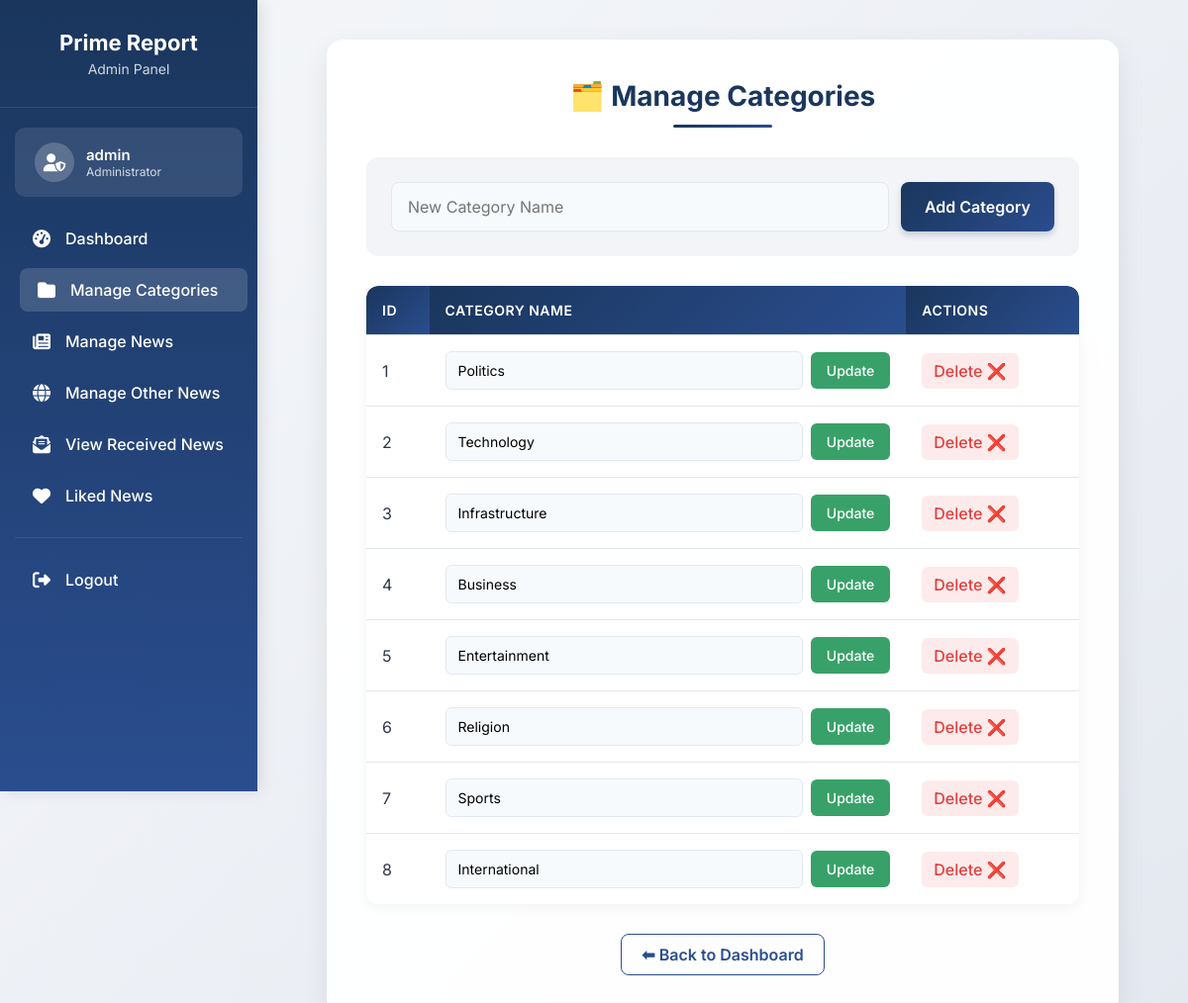
Page /code/admin_manage_categories.php (signed in) on the committed database.
### tables this page shows
CREATE TABLE `categories` (
  `id` int(11) NOT NULL,
  `name` varchar(100) NOT NULL,
  `created_at` timestamp NOT NULL DEFAULT current_timestamp()
);

### code/admin_manage_categories.php (the view, shortened to what this page needs)
<?php
include 'db_connect.php';
$admin_username = $_SESSION['admin_username'];
$categories = [];
$result = $conn->query("SELECT * FROM categories ORDER BY id ASC");
if ($result->num_rows > 0) {
    while ($row = $result->fetch_assoc()) {
        $categories[] = $row;
    }
}
?>
<!DOCTYPE html>
<html lang="en">
<head>
    <link rel="stylesheet" href="https://cdnjs.cloudflare.com/ajax/libs/font-awesome/6.4.0/css/all.min.css">
</head>
<body>
    <div class="side-panel" id="sidePanel">
        <div class="panel-header">
            <h3>Prime Report</h3>
            <p>Admin Panel</p>
        </div>
        <div class="admin-info">
            <div class="admin-avatar">
                <i class="fas fa-user-shield"></i>
            </div>
            <div class="admin-details">
                <div class="admin-name"><?= htmlspecialchars($admin_username) ?></div>
                <div class="admin-role">Administrator</div>
            </div>
        </div>
        <ul class="nav-menu">
            <li class="nav-item">
                <a href="admin_dashboard.php" class="nav-link">
                    <i class="fas fa-tachometer-alt"></i>
                    <span>Dashboard</span>
                </a>
            </li>
            <li class="nav-item">
                <a href="admin_manage_categories.php" class="nav-link active">
                    <i class="fas fa-folder"></i>
                    <span>Manage Categories</span>
                </a>
            </li>
            <li class="nav-item">
                <a href="admin_manage_news.php" class="nav-link">
                    <i class="fas fa-newspaper"></i>
                    <span>Manage News</span>
                </a>
            </li>
            <li class="nav-item">
                <a href="admin_manage_other_news.php" class="nav-link">
                    <i class="fas fa-globe"></i>
                    <span>Manage Other News</span>
                </a>
            </li>
            <li class="nav-item">
                <a href="admin_view_received_news.php" class="nav-link">
                    <i class="fas fa-envelope-open-text"></i>
                    <span>View Received News</span>
                </a>
            </li>
            <li class="nav-item">
                <a href="news_likes.php" class="nav-link active">
                    <i class="fas fa-heart"></i>
                    <span>Liked News</span>
                </a>
            </li>
        </ul>
        <div class="nav-divider"></div>
        <ul class="nav-menu">
            <li class="nav-item">
                <a href="admin_login.php" class="nav-link">
                    <i class="fas fa-sign-out-alt"></i>
                    <span>Logout</span>
                </a>
            </li>
        </ul>
    </div>
    <div class="main-content">
        <div class="container">
            <h2>🗂️ Manage Categories</h2>
            <form method="post" class="add-form">
                <input type="text" name="name" placeholder="New Category Name" required>
                <button type="submit" name="add_category">Add Category</button>
            </form>
            <div class="table-container">
                <table>
                    <tr>
                        <th>ID</th>
                        <th>Category Name</th>
                        <th>Actions</th>
                    </tr>
                    <?php foreach ($categories as $cat): ?>
                        <tr>
                            <td><?= $cat['id'] ?></td>
                            <td>
                                <form method="post" class="update-form">
                                    <input type="text" name="name" value="<?= htmlspecialchars($cat['name']) ?>" required>
                                    <button type="submit" name="update_category">Update</button>
                                </form>
                            </td>
                            <td>
                                <a class="delete" href="admin_manage_categories.php?delete_id=<?= $cat['id'] ?>" onclick="return confirm('Are you sure you want to delete this category? All related news will remain but without this category.');">Delete ❌</a>
                            </td>
                        </tr>
                    <?php endforeach; ?>
                </table>
            </div>
            <div class="back-link">
                <a href="admin_dashboard.php">⬅ Back to Dashboard</a>
            </div>
        </div>
    </div>
</body>
</html>

### rows in the picture
categories: id "1", name "Politics"
categories: id "2", name "Technology"
categories: id "3", name "Infrastructure"
categories: id "4", name "Business"
categories: id "5", name "Entertainment"
categories: id "6", name "Religion"
categories: id "7", name "Sports"
categories: id "8", name "International"

### other values in the picture
$admin_username "admin"
